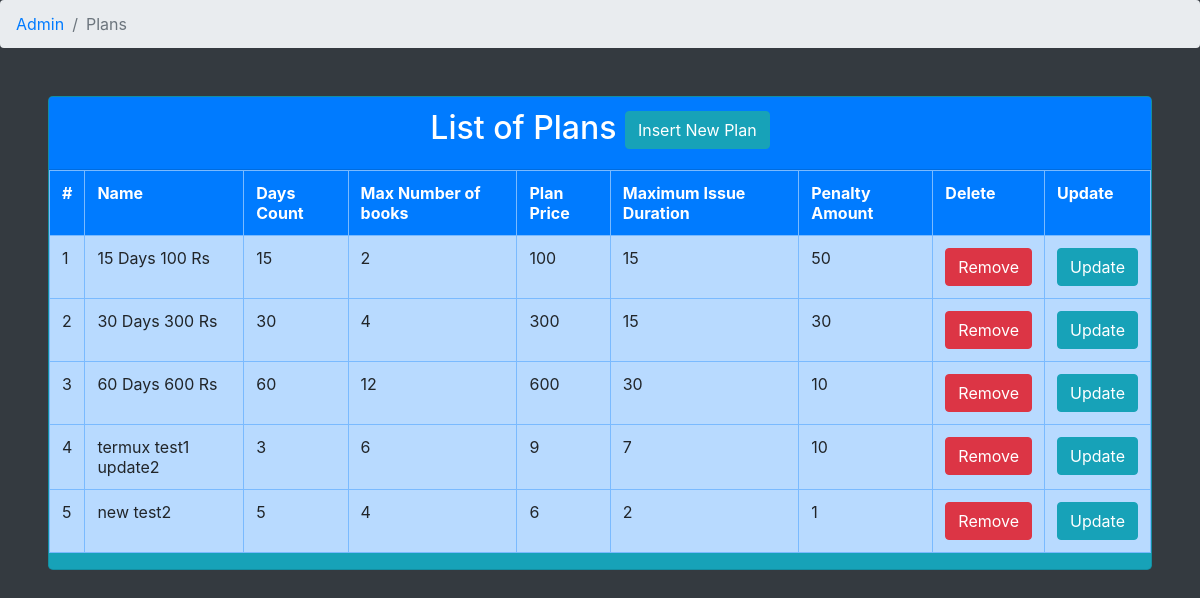
/viewData.php, run on an earlier commit of the app's database.
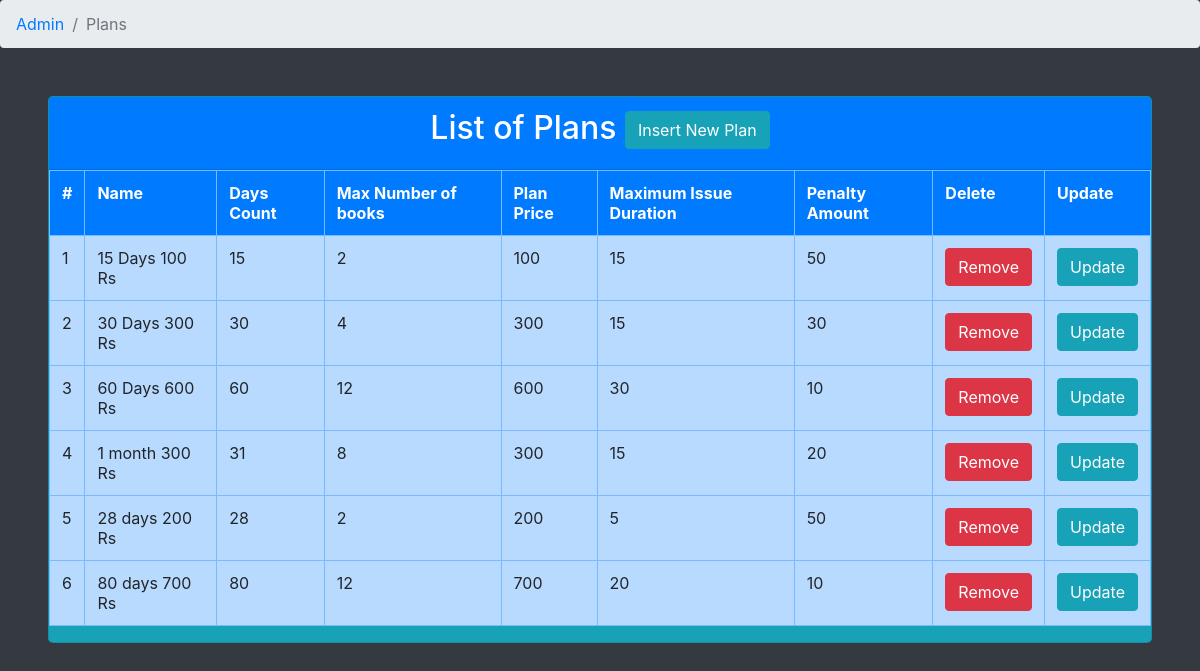
And on a later commit of the database.
### tables this page shows
CREATE TABLE `plans` (
  `id` int(11) NOT NULL,
  `name` varchar(45) DEFAULT NULL,
  `daysCount` int(11) DEFAULT NULL,
  `maxBooks` int(2) DEFAULT NULL,
  `amount` double DEFAULT NULL,
  `maxIssueDuration` int(3) DEFAULT NULL,
  `penalty` int(11) DEFAULT NULL
);

### Database.php (called while the page is built, shortened)
<?php
class Database{
    public static function getConnection(){
        return mysqli_connect("localhost","root","","library");
    }
	public static function selectall($table){
        return mysqli_query(Database::getConnection(),"select * from $table;");
    }
}
?>

### viewData.php (the view, shortened to what this page needs)
<html>
<head>
	<link rel="stylesheet" href="css/bootstrap.min.css">
<head>
<body class="bg-dark">
<nav aria-label="breadcrumb">
	<ol class="breadcrumb">
		<li class="breadcrumb-item"><a href="index.php">Admin</a></li>
		<li class="breadcrumb-item active" aria-current="page">Plans</li>
	</ol>
</nav>
<div class="card bg-info rounded-lg m-5">
<div class="card-header bg-primary text-white text-center">
	<h2>List of Plans</h>
	<a class="btn btn-info" href='./createPlans.php' >Insert New Plan</a>
</div>
<?php
if(!class_exists('Database') and !class_exists('Plans'))
	require("./Database.php");
    $result=db::selectall("plans");
    echo "<table class='table table-bordered table-primary p-4'>";
    echo
			"<tr class='bg-primary text-white'>
    		<th>#</th>
    		<th>Name</th>
    		<th>Days Count</th>
    		<th>Max Number of books</th>
    		<th>Plan Price</th>
    		<th>Maximum Issue Duration</th>
    		<th>Penalty Amount</th>
    		<th>Delete</th>
    		<th>Update</th>
    	  </tr>";
     $i=0;
    while($row=mysqli_fetch_assoc($result)){
      $i=$i+1;
    	echo "<tr>
    			<td>".$i."</td>
    			<td>".$row['name']."</td>
    			<td>".$row['daysCount']."</td>
    			<td>".$row['maxBooks']."</td>
    			<td>".$row['amount']."</td>
    			<td>".$row['maxIssueDuration']."</td>
    			<td>".$row['penalty']."</td>
    			<td><a class='btn btn-danger' href='./viewData.php?type=plan&id=".$row['id']."'>Remove</a></td>
    			<td><a class='btn btn-info' href='./updatePlans.php?id=".$row['id']."'>Update</a></td>
    		   </tr>";
    }
    echo "</table>";
?>
</div>
</body>
</html>

What changed in the data, as far as the page shows it:
removed plans: name "termux test1 update2", daysCount "3", maxBooks "6", amount "9", maxIssueDuration "7", penalty "10"
removed plans: name "new test2", daysCount "5", maxBooks "4", amount "6", maxIssueDuration "2", penalty "1"
added plans: name "1 month 300 Rs", daysCount "31", maxBooks "8", amount "300", maxIssueDuration "15", penalty "20"
added plans: name "28 days 200 Rs", daysCount "28", maxBooks "2", amount "200", maxIssueDuration "5", penalty "50"
added plans: name "80 days 700 Rs", daysCount "80", maxBooks "12", amount "700", maxIssueDuration "20", penalty "10"
